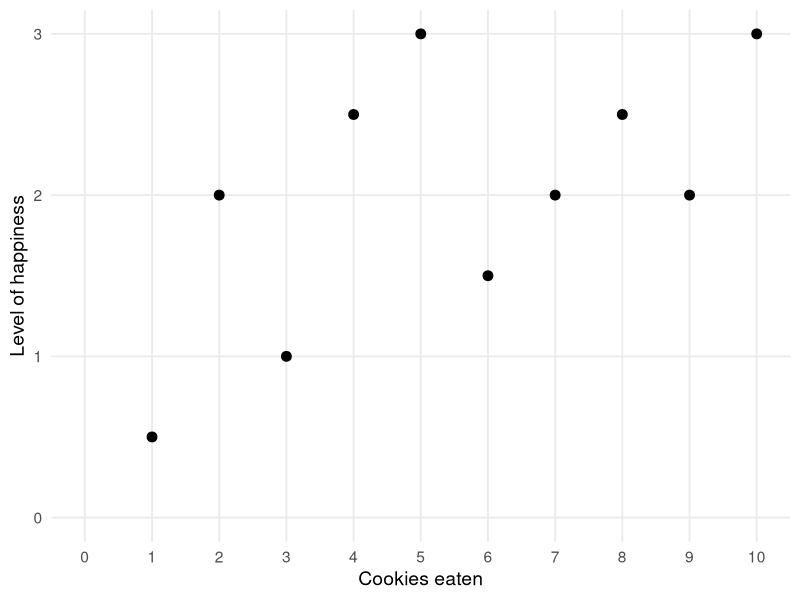
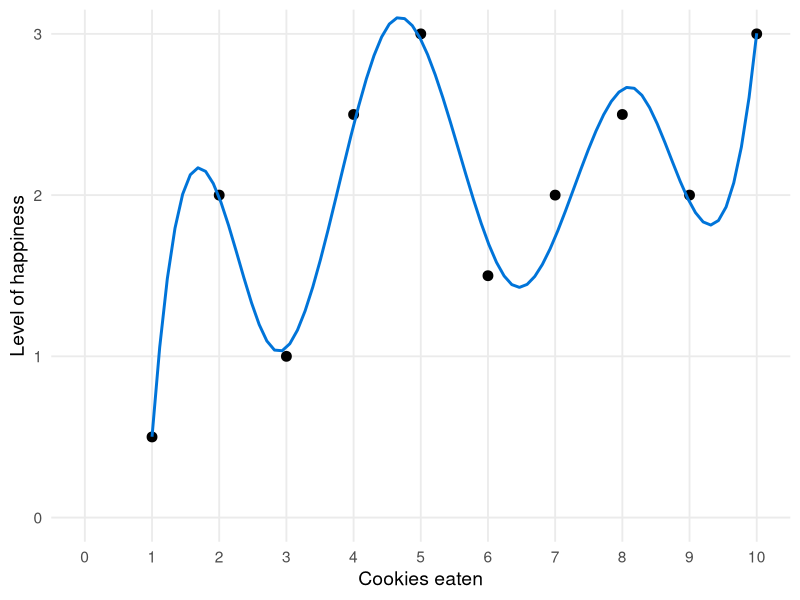
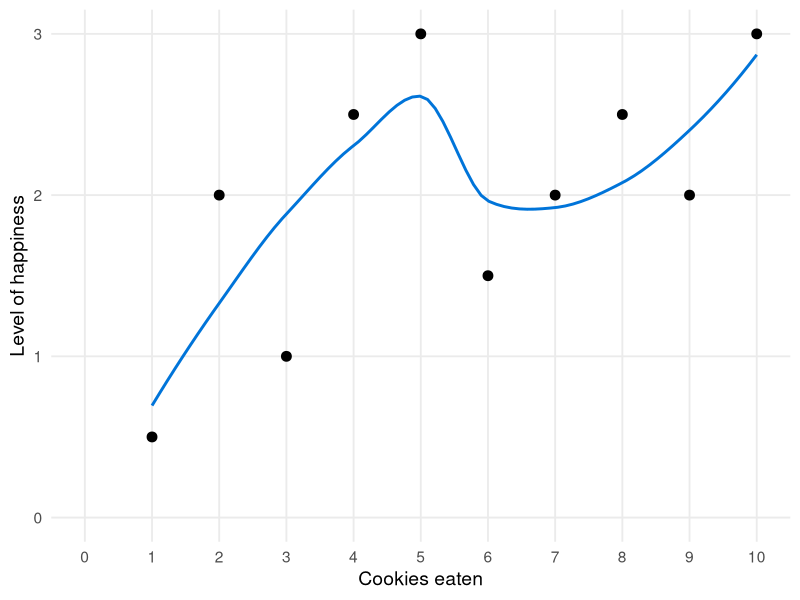
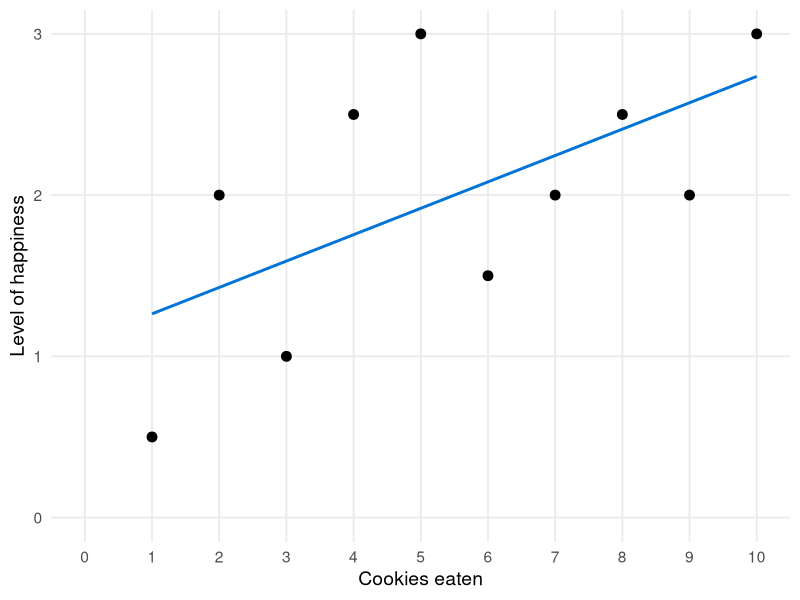
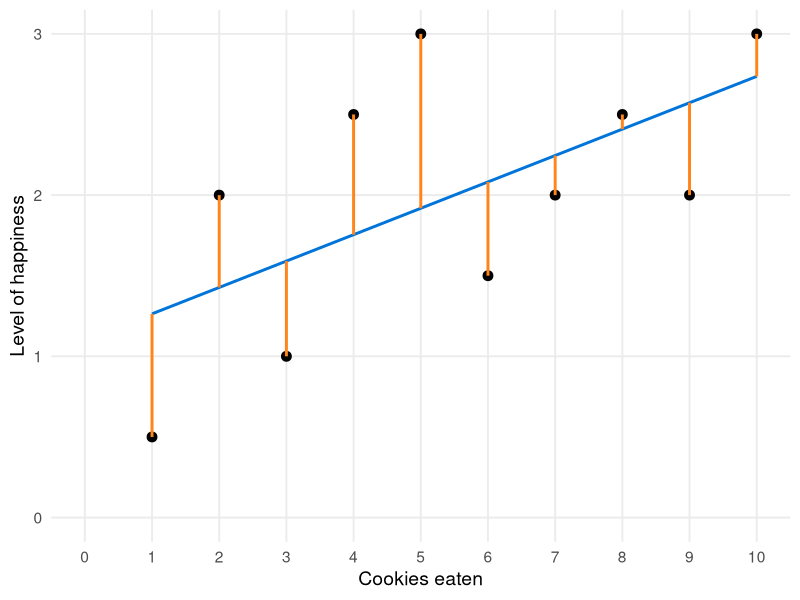
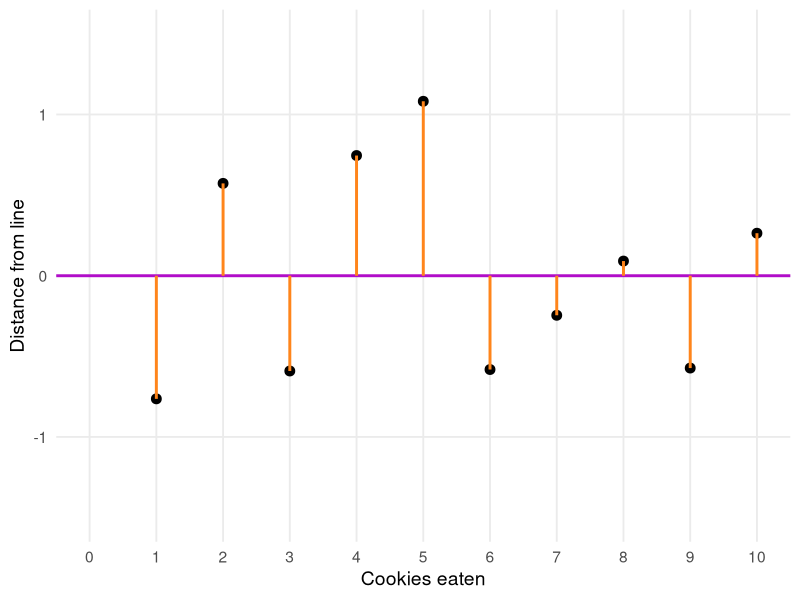
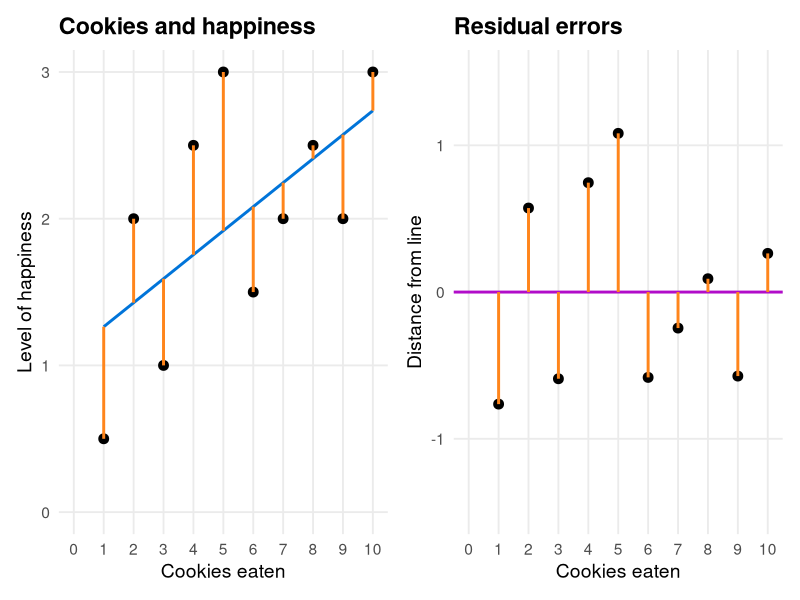
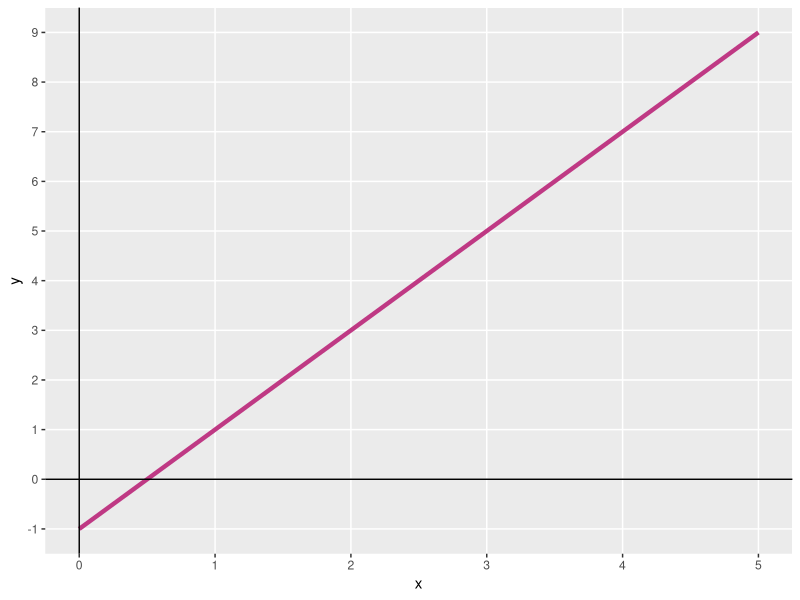

Generate these figures, in order, with R: (Note: this script raises an error after producing the figures.)
## ---- chunk 1
#| echo: false
library(tidyverse)
library(patchwork)
library(broom)
library(knitr)
cookies <- tibble(happiness = c(0.5, 2, 1, 2.5, 3, 1.5, 2, 2.5, 2, 3),
                  cookies = 1:10)

cookies_data <- cookies
cookies_model <- lm(happiness ~ cookies, data = cookies)
cookies_fitted <- augment(cookies_model)
## ---- chunk 2
#| echo: false
#| eval: true

cookies |> 
  knitr::kable(format = "html")
## ---- chunk 3
#| echo: false
#| eval: true

cookies |> 
  knitr::kable(format = "html") |> 
  kableExtra::kable_styling(font_size = 30) # Adjust the font size as needed
## ---- chunk 4
#| echo: false
#| eval: true

cookies
## ---- chunk 5
#| echo: false
#| eval: true
#| fig-align: "center"
#| fig-width: 8
#| fig-height: 4


cookies_base <- ggplot(cookies_fitted, aes(x = cookies, y = happiness)) +
  geom_point(size = 3) +
  coord_cartesian(xlim = c(0, 10), ylim = c(0, 3)) +
  scale_x_continuous(breaks = 0:10) +
  labs(x = "Cookies eaten", y = "Level of happiness") +
  theme_minimal(base_size = 14) +
  theme(panel.grid.minor = element_blank(),
        plot.title = element_text(face = "bold"))

cookies_base
## ---- chunk 6
#| echo: false
#| eval: true
#| fig-align: "center"
#| fig-width: 8
#| fig-height: 4

cookies_base +
  geom_smooth(method = lm, color = "#0074D9", formula = y ~ splines::bs(x, 7), se = FALSE)
## ---- chunk 7
#| echo: false
#| eval: true
#| fig-align: "center"
#| fig-width: 8
#| fig-height: 4

cookies_base +
  geom_smooth(method = "loess", color = "#0074D9", se = FALSE)
## ---- chunk 8
#| echo: false
#| eval: true
#| fig-align: "center"
#| fig-width: 8
#| fig-height: 4

cookies_base +
  geom_smooth(method = "lm", color = "#0074D9", se = FALSE)
## ---- chunk 9
#| echo: false
#| eval: true
#| fig-align: "center"
#| fig-width: 8
#| fig-height: 4

cookies_with_residual <- cookies_base +
  geom_smooth(method = "lm", color = "#0074D9", se = FALSE) +
  geom_segment(aes(xend = cookies, yend = .fitted), color = "#FF851B", size = 1)

cookies_with_residual
## ---- chunk 10
#| echo: false
#| eval: true
#| fig-align: "center"
#| fig-width: 8
#| fig-height: 4

cookies_residual_only <- ggplot(cookies_fitted, aes(x = cookies, y = .resid)) +
  geom_hline(yintercept = 0, color = "#B10DC9", size = 1) +
  geom_point(size = 3) +
  geom_segment(aes(xend = cookies, yend = 0), color = "#FF851B", size = 1) +
  coord_cartesian(xlim = c(0, 10), ylim = c(-1.5, 1.5)) +
  scale_x_continuous(breaks = 0:10) +
  labs(x = "Cookies eaten", y = "Distance from line") +
  theme_minimal(base_size = 14) +
  theme(panel.grid.minor = element_blank(),
        plot.title = element_text(face = "bold"))

cookies_residual_only
## ---- chunk 11
#| echo: false
#| eval: true
#| fig-align: "center"
#| fig-width: 8
#| fig-height: 4

(cookies_with_residual + labs(title = "Cookies and happiness")) + 
  (cookies_residual_only + labs(title = "Residual errors"))
## ---- chunk 12
#| echo: false
#| eval: true
#| fig-align: "center"
#| fig-width: 4.8
#| fig-height: 3.5

ggplot(data = tibble(x = 0:5), aes(x = x)) +
  stat_function(fun = function(x) 2 * x - 1, 
                color = "#BF3984", size = 1.5) +
  geom_vline(xintercept = 0) +
  geom_hline(yintercept = 0) +
  scale_x_continuous(breaks = 0:5) +
  scale_y_continuous(breaks = -1:9) +
  theme(panel.grid.minor = element_blank())
## ---- chunk 13
#| echo: false
#| eval: true
#| fig-align: "center"
#| fig-width: 4.8
#| fig-height: 3.5

ggplot(data = tibble(x = 0:5), aes(x = x)) +
  stat_function(fun = function(x) 2 * x - 1, 
                color = "#BF3984", size = 1.5) +
  geom_vline(xintercept = 0) +
  geom_hline(yintercept = 0) +
  scale_x_continuous(breaks = 0:5) +
  scale_y_continuous(breaks = -1:9) +
  theme(panel.grid.minor = element_blank())
## ---- chunk 14
#| echo: false
#| eval: true
#| fig-align: "center"
#| out-width: "100%"


cookies_with_residual
## ---- chunk 15
#| echo: false
#| eval: true
#| fig-align: "center"
#| out-width: "100%"


cookies_with_residual
## ---- chunk 16
#| eval: true
#| echo: false
#| fig-align: "center"
#| out-width: "100%"
knitr::include_graphics("images/meme.png")

## ---- chunk 17
#| echo: true
#| eval: true
happiness_model <- 
  lm(happiness ~ cookies,
     data = cookies_data)
## ---- chunk 18
#| echo: false
#| label: cookies-happiness-again
#| results: hide


cookies_base +
  geom_smooth(method = "lm", color = "#0074D9") +
  coord_cartesian(xlim = c(0, 10), ylim = c(0, 4))
## ---- chunk 19
#| echo: true
tidy(happiness_model, conf.int = TRUE)
## ---- chunk 20
#| echo: true
glance(happiness_model)
## ---- chunk 21
#| echo: false
tidy(happiness_model, conf.int = TRUE) |> 
  select(term, estimate)
## ---- chunk 22
#| echo: false
cookies_base +
  geom_smooth(method = "lm", color = "#0074D9") +
  coord_cartesian(xlim = c(0, 10), ylim = c(0, 4))
## ---- chunk 23
#| echo: false
#| eval: true
#| fig-align: "center"
#| fig-width: 8
#| fig-height: 4

set.seed(123)

# Create a tibble with the same slope but different intercepts for professors and students, adding noise
cookies_data <- tibble(
  cookies = rep(1:7, 2),  # Cookies eaten (1 through 7 for both groups)
  group = rep(c("Professor", "Student"), each = 7),  # Group variable
  happiness = c(0.5 + 0.15 * (1:7) + rnorm(7, sd = 0.2),  # Happiness for professors with noise
                1.5 + 0.15 * (1:7) + rnorm(7, sd = 0.2))  # Happiness for students with noise
)


ggplot(cookies_data, aes(x = cookies, y = happiness)) +
  geom_point( size = 3) +  # Points still colored by group for clarity
  geom_smooth(method = "lm", se = FALSE, color = "#0074D9") +  # Single regression line for the entire dataset
  labs(x = "Cookies eaten", y = "Level of happiness") +
  theme_minimal(base_size = 14) +
  coord_cartesian(xlim = c(0, 8), ylim = c(0, 3)) +
  scale_x_continuous(breaks = 0:8) +
  theme(panel.grid.minor = element_blank())


## ---- chunk 24
#| echo: false
#| eval: true
#| fig-align: "center"
#| fig-width: 8
#| fig-height: 4

ggplot(cookies_data, aes(x = cookies, y = happiness)) +
  geom_point(aes(color = group), size = 3) +  # Points still colored by group for clarity
  geom_smooth(method = "lm", se = FALSE, color = "#0074D9") +  # Single regression line for the entire dataset
  labs(x = "Cookies eaten", y = "Level of happiness", color = "Group") +
  theme_minimal(base_size = 14) +
  coord_cartesian(xlim = c(0, 8), ylim = c(0, 3)) +
  scale_color_manual(values = c("Professor" = "navy", "Student" = "darkred")) +
  scale_x_continuous(breaks = 0:8) +
  theme(panel.grid.minor = element_blank())


## ---- chunk 25
#| echo: false
#| eval: true
#| fig-align: "center"
#| fig-width: 8
#| fig-height: 4

ggplot(cookies_data, aes(x = cookies, y = happiness, color = group)) +
  geom_point(size = 3) +
  geom_smooth(method = "lm", se = FALSE) +  # Add linear regression lines
  labs(x = "Cookies eaten", y = "Level of happiness", color = "Group") +
  theme_minimal(base_size = 14) +
  coord_cartesian(xlim = c(0, 8), ylim = c(0, 3)) +
  scale_color_manual(values = c("Professor" = "navy", "Student" = "darkred")) +
  scale_x_continuous(breaks = 0:8) +
  theme(panel.grid.minor = element_blank())

## ---- chunk 26
#| echo: true
glance(happiness_model)
